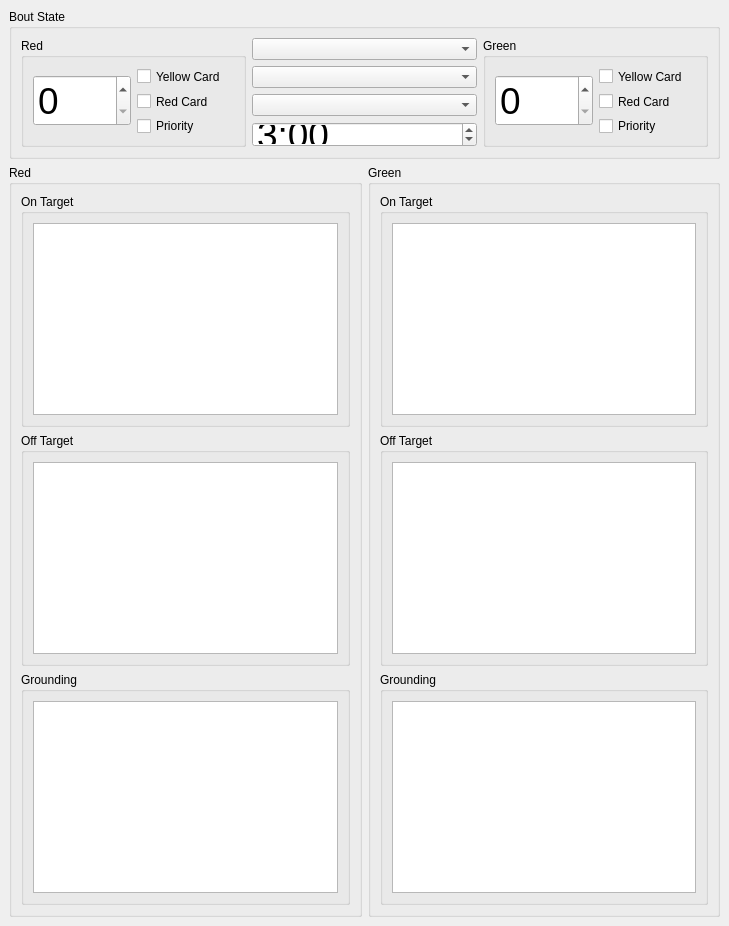
      <widget class="QWidget" name="statusTab" >
       <attribute name="title" >
        <string>Status</string>
       </attribute>
       <attribute name="toolTip" >
        <string>Display charts showing line status</string>
       </attribute>
       <layout class="QVBoxLayout" >
        <property name="spacing" >
         <number>6</number>
        </property>
        <property name="leftMargin" >
         <number>9</number>
        </property>
        <property name="topMargin" >
         <number>9</number>
        </property>
        <property name="rightMargin" >
         <number>9</number>
        </property>
        <property name="bottomMargin" >
         <number>9</number>
        </property>
        <item>
         <widget class="QGroupBox" name="stateGroup" >
          <property name="minimumSize" >
           <size>
            <width>711</width>
            <height>140</height>
           </size>
          </property>
          <property name="maximumSize" >
           <size>
            <width>16777215</width>
            <height>150</height>
           </size>
          </property>
          <property name="toolTip" >
           <string>States Of the Bout</string>
          </property>
          <property name="title" >
           <string>Bout State</string>
          </property>
          <layout class="QHBoxLayout" >
           <property name="spacing" >
            <number>6</number>
           </property>
           <property name="leftMargin" >
            <number>9</number>
           </property>
           <property name="topMargin" >
            <number>9</number>
           </property>
           <property name="rightMargin" >
            <number>9</number>
           </property>
           <property name="bottomMargin" >
            <number>9</number>
           </property>
           <item>
            <widget class="QGroupBox" name="redGroup" >
             <property name="title" >
              <string>Red</string>
             </property>
             <layout class="QHBoxLayout" >
              <property name="spacing" >
               <number>6</number>
              </property>
              <property name="leftMargin" >
               <number>9</number>
              </property>
              <property name="topMargin" >
               <number>9</number>
              </property>
              <property name="rightMargin" >
               <number>9</number>
              </property>
              <property name="bottomMargin" >
               <number>9</number>
              </property>
              <item>
               <widget class="QSpinBox" name="redScore" >
                <property name="font" >
                 <font>
                  <family>MS Shell Dlg</family>
                  <pointsize>28</pointsize>
                  <weight>50</weight>
                  <italic>false</italic>
                  <bold>false</bold>
                  <underline>false</underline>
                  <strikeout>false</strikeout>
                 </font>
                </property>
                <property name="toolTip" >
                 <string>Current score of the red fencer</string>
                </property>
               </widget>
              </item>
              <item>
               <layout class="QVBoxLayout" >
                <property name="spacing" >
                 <number>6</number>
                </property>
                <property name="leftMargin" >
                 <number>0</number>
                </property>
                <property name="topMargin" >
                 <number>0</number>
                </property>
                <property name="rightMargin" >
                 <number>0</number>
                </property>
                <property name="bottomMargin" >
                 <number>0</number>
                </property>
                <item>
                 <widget class="QCheckBox" name="redYellowCard" >
                  <property name="toolTip" >
                   <string>Does the red fencer have a yellow card?</string>
                  </property>
                  <property name="text" >
                   <string>Yellow Card</string>
                  </property>
                 </widget>
                </item>
                <item>
                 <widget class="QCheckBox" name="redRedCard" >
                  <property name="toolTip" >
                   <string>Does the red fencer have a red card?</string>
                  </property>
                  <property name="text" >
                   <string>Red Card</string>
                  </property>
                 </widget>
                </item>
                <item>
                 <widget class="QCheckBox" name="redPriority" >
                  <property name="toolTip" >
                   <string>Does the red fencer have priority?</string>
                  </property>
                  <property name="text" >
                   <string>Priority</string>
                  </property>
                 </widget>
                </item>
               </layout>
              </item>
             </layout>
            </widget>
           </item>
           <item>
            <layout class="QVBoxLayout" >
             <property name="spacing" >
              <number>6</number>
             </property>
             <property name="leftMargin" >
              <number>0</number>
             </property>
             <property name="topMargin" >
              <number>0</number>
             </property>
             <property name="rightMargin" >
              <number>0</number>
             </property>
             <property name="bottomMargin" >
              <number>0</number>
             </property>
             <item>
              <widget class="QComboBox" name="modeBox" >
               <property name="toolTip" >
                <string>Current general timing and period management mode</string>
               </property>
              </widget>
             </item>
             <item>
              <widget class="QComboBox" name="weaponBox" >
               <property name="toolTip" >
                <string>Current weapon and timing settings</string>
               </property>
              </widget>
             </item>
             <item>
              <widget class="QComboBox" name="periodBox" >
               <property name="toolTip" >
                <string>The period the bout is currently in</string>
               </property>
              </widget>
             </item>
             <item>
              <widget class="QTimeEdit" name="timeBox" >
               <property name="font" >
                <font>
                 <family>MS Shell Dlg</family>
                 <pointsize>28</pointsize>
                 <weight>50</weight>
                 <italic>false</italic>
                 <bold>false</bold>
                 <underline>false</underline>
                 <strikeout>false</strikeout>
                </font>
               </property>
               <property name="toolTip" >
                <string>Time remaining in the current period</string>
               </property>
               <property name="readOnly" >
                <bool>false</bool>
               </property>
               <property name="maximumTime" >
                <time>
                 <hour>0</hour>
                 <minute>9</minute>
                 <second>59</second>
                </time>
               </property>
               <property name="currentSection" >
                <enum>QDateTimeEdit::MinuteSection</enum>
               </property>
               <property name="displayFormat" >
                <string>m:ss</string>
               </property>
               <property name="time" >
                <time>
                 <hour>0</hour>
                 <minute>3</minute>
                 <second>0</second>
                </time>
               </property>
              </widget>
             </item>
            </layout>
           </item>
           <item>
            <widget class="QGroupBox" name="greenGroup" >
             <property name="title" >
              <string>Green</string>
             </property>
             <layout class="QHBoxLayout" >
              <property name="spacing" >
               <number>6</number>
              </property>
              <property name="leftMargin" >
               <number>9</number>
              </property>
              <property name="topMargin" >
               <number>9</number>
              </property>
              <property name="rightMargin" >
               <number>9</number>
              </property>
              <property name="bottomMargin" >
               <number>9</number>
              </property>
              <item>
               <widget class="QSpinBox" name="greenScore" >
                <property name="font" >
                 <font>
                  <family>MS Shell Dlg</family>
                  <pointsize>28</pointsize>
                  <weight>50</weight>
                  <italic>false</italic>
                  <bold>false</bold>
                  <underline>false</underline>
                  <strikeout>false</strikeout>
                 </font>
                </property>
                <property name="toolTip" >
                 <string>Current score of the green fencer</string>
                </property>
               </widget>
              </item>
              <item>
               <layout class="QVBoxLayout" >
                <property name="spacing" >
                 <number>6</number>
                </property>
                <property name="leftMargin" >
                 <number>0</number>
                </property>
                <property name="topMargin" >
                 <number>0</number>
                </property>
                <property name="rightMargin" >
                 <number>0</number>
                </property>
                <property name="bottomMargin" >
                 <number>0</number>
                </property>
                <item>
                 <widget class="QCheckBox" name="greenYellowCard" >
                  <property name="toolTip" >
                   <string>Does the green fencer have a yellow card?</string>
                  </property>
                  <property name="text" >
                   <string>Yellow Card</string>
                  </property>
                 </widget>
                </item>
                <item>
                 <widget class="QCheckBox" name="greenRedCard" >
                  <property name="toolTip" >
                   <string>Does the green fencer have a red card?</string>
                  </property>
                  <property name="text" >
                   <string>Red Card</string>
                  </property>
                 </widget>
                </item>
                <item>
                 <widget class="QCheckBox" name="greenPriority" >
                  <property name="toolTip" >
                   <string>Does the green fencer have priority?</string>
                  </property>
                  <property name="text" >
                   <string>Priority</string>
                  </property>
                 </widget>
                </item>
               </layout>
              </item>
             </layout>
            </widget>
           </item>
          </layout>
         </widget>
        </item>
        <item>
         <layout class="QHBoxLayout" >
          <property name="spacing" >
           <number>6</number>
          </property>
          <property name="leftMargin" >
           <number>0</number>
          </property>
          <property name="topMargin" >
           <number>0</number>
          </property>
          <property name="rightMargin" >
           <number>0</number>
          </property>
          <property name="bottomMargin" >
           <number>0</number>
          </property>
          <item>
           <widget class="QGroupBox" name="groupBox_2" >
            <property name="minimumSize" >
             <size>
              <width>350</width>
              <height>350</height>
             </size>
            </property>
            <property name="title" >
             <string>Red </string>
            </property>
            <layout class="QVBoxLayout" >
             <property name="spacing" >
              <number>6</number>
             </property>
             <property name="leftMargin" >
              <number>9</number>
             </property>
             <property name="topMargin" >
              <number>9</number>
             </property>
             <property name="rightMargin" >
              <number>9</number>
             </property>
             <property name="bottomMargin" >
              <number>9</number>
             </property>
             <item>
              <widget class="QGroupBox" name="groupBox" >
               <property name="title" >
                <string>On Target</string>
               </property>
               <layout class="QGridLayout" >
                <item row="0" column="0" >
                 <widget class="QGraphicsView" name="LeftOnTarget" >
                  <property name="sizePolicy" >
                   <sizepolicy vsizetype="Preferred" hsizetype="Preferred" >
                    <horstretch>0</horstretch>
                    <verstretch>0</verstretch>
                   </sizepolicy>
                  </property>
                  <property name="sizeIncrement" >
                   <size>
                    <width>0</width>
                    <height>0</height>
                   </size>
                  </property>
                  <property name="autoFillBackground" >
                   <bool>false</bool>
                  </property>
                 </widget>
                </item>
               </layout>
              </widget>
             </item>
             <item>
              <widget class="QGroupBox" name="groupBox_4" >
               <property name="title" >
                <string>Off Target</string>
               </property>
               <layout class="QGridLayout" >
                <item row="0" column="0" >
                 <widget class="QGraphicsView" name="LefOffTarget" />
                </item>
               </layout>
              </widget>
             </item>
             <item>
              <widget class="QGroupBox" name="groupBox_5" >
               <property name="title" >
                <string>Grounding</string>
               </property>
               <layout class="QGridLayout" >
                <item row="0" column="0" >
                 <widget class="QGraphicsView" name="LeftGround" />
                </item>
               </layout>
              </widget>
             </item>
            </layout>
           </widget>
          </item>
          <item>
           <widget class="QGroupBox" name="groupBox_3" >
            <property name="minimumSize" >
             <size>
              <width>350</width>
              <height>350</height>
             </size>
            </property>
            <property name="autoFillBackground" >
             <bool>false</bool>
            </property>
            <property name="title" >
             <string>Green</string>
            </property>
            <layout class="QVBoxLayout" >
             <property name="spacing" >
              <number>6</number>
             </property>
             <property name="leftMargin" >
              <number>9</number>
             </property>
             <property name="topMargin" >
              <number>9</number>
             </property>
             <property name="rightMargin" >
              <number>9</number>
             </property>
             <property name="bottomMargin" >
              <number>9</number>
             </property>
             <item>
              <widget class="QGroupBox" name="groupBox_6" >
               <property name="title" >
                <string>On Target</string>
               </property>
               <layout class="QGridLayout" >
                <item row="0" column="0" >
                 <widget class="QGraphicsView" name="RightOnTarget" />
                </item>
               </layout>
              </widget>
             </item>
             <item>
              <widget class="QGroupBox" name="groupBox_7" >
               <property name="title" >
                <string>Off Target</string>
               </property>
               <layout class="QGridLayout" >
                <item row="0" column="0" >
                 <widget class="QGraphicsView" name="RightOffTarget" />
                </item>
               </layout>
              </widget>
             </item>
             <item>
              <widget class="QGroupBox" name="groupBox_8" >
               <property name="title" >
                <string>Grounding</string>
               </property>
               <layout class="QGridLayout" >
                <item row="0" column="0" >
                 <widget class="QGraphicsView" name="RightGround" />
                </item>
               </layout>
              </widget>
             </item>
            </layout>
           </widget>
          </item>
         </layout>
        </item>
       </layout>
      </widget>
